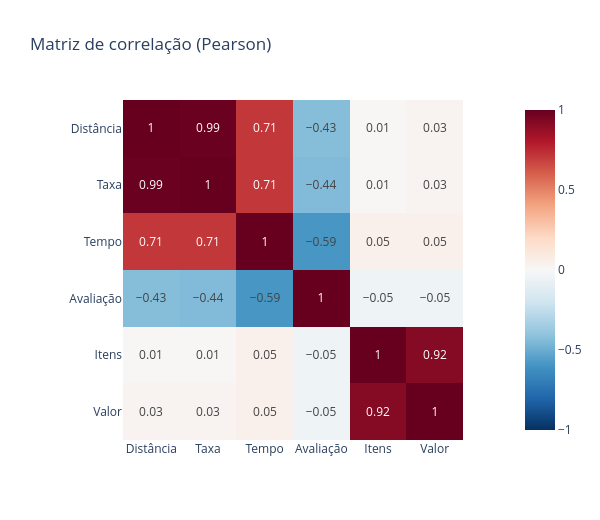

Notebook source saved alongside this figure:
### Markdown cell above
##### 4.4 Mapa de calor interativo da correlação

### Code cell
fig = px.imshow(corr.round(2), text_auto=True, color_continuous_scale="RdBu_r", zmin=-1, zmax=1,
                title="Matriz de correlação (Pearson)")
fig.update_layout(template="plotly_white", width=600, height=520)
fig.write_html(HTML / "heatmap_interativo.html", include_plotlyjs="cdn")
fig.show()

### Figure 1 — Plotly figure (JSON) as saved in the notebook; plotly's stock layout.template omitted (floating-point values rounded to 4 significant figures)
{"data": [{"coloraxis": "coloraxis", "hovertemplate": "x: %{x}<br>y: %{y}<br>color: %{z}<extra></extra>", "name": "0", "texttemplate": "%{z}", "type": "heatmap", "x": ["Distância", "Taxa", "Tempo", "Avaliação", "Itens", "Valor"], "xaxis": "x", "y": ["Distância", "Taxa", "Tempo", "Avaliação", "Itens", "Valor"], "yaxis": "y", "z": [[1.0, 0.99, 0.71, -0.43, 0.01, 0.03], [0.99, 1.0, 0.71, -0.44, 0.01, 0.03], [0.71, 0.71, 1.0, -0.59, 0.05, 0.05], [-0.43, -0.44, -0.59, 1.0, -0.05, -0.05], [0.01, 0.01, 0.05, -0.05, 1.0, 0.92], [0.03, 0.03, 0.05, -0.05, 0.92, 1.0]]}], "layout": {"coloraxis": {"autocolorscale": false, "cmax": 1, "cmin": -1, "colorscale": [[0.0, "rgb(5,48,97)"], [0.1, "rgb(33,102,172)"], [0.2, "rgb(67,147,195)"], [0.3, "rgb(146,197,222)"], [0.4, "rgb(209,229,240)"], [0.5, "rgb(247,247,247)"], [0.6, "rgb(253,219,199)"], [0.7, "rgb(244,165,130)"], [0.8, "rgb(214,96,77)"], [0.9, "rgb(178,24,43)"], [1.0, "rgb(103,0,31)"]]}, "height": 520, "title": {"text": "Matriz de correlação (Pearson)"}, "width": 600, "xaxis": {"anchor": "y", "constrain": "domain", "domain": [0.0, 1.0], "scaleanchor": "y"}, "yaxis": {"anchor": "x", "autorange": "reversed", "constrain": "domain", "domain": [0.0, 1.0]}}}
